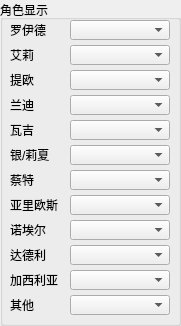
     <widget class="QGroupBox" name="groupBox_role_display">
      <property name="geometry">
       <rect>
        <x>510</x>
        <y>5</y>
        <width>181</width>
        <height>326</height>
       </rect>
      </property>
      <property name="title">
       <string>角色显示</string>
      </property>
      <widget class="QLabel" name="label_role_display_Lloyd">
       <property name="geometry">
        <rect>
         <x>10</x>
         <y>20</y>
         <width>50</width>
         <height>20</height>
        </rect>
       </property>
       <property name="text">
        <string>罗伊德</string>
       </property>
      </widget>
      <widget class="QLabel" name="label_role_display_Elie">
       <property name="geometry">
        <rect>
         <x>10</x>
         <y>45</y>
         <width>50</width>
         <height>20</height>
        </rect>
       </property>
       <property name="text">
        <string>艾莉</string>
       </property>
      </widget>
      <widget class="QLabel" name="label_role_display_Tio">
       <property name="geometry">
        <rect>
         <x>10</x>
         <y>70</y>
         <width>50</width>
         <height>20</height>
        </rect>
       </property>
       <property name="text">
        <string>提欧</string>
       </property>
      </widget>
      <widget class="QLabel" name="label_role_display_Randy">
       <property name="geometry">
        <rect>
         <x>10</x>
         <y>95</y>
         <width>50</width>
         <height>20</height>
        </rect>
       </property>
       <property name="text">
        <string>兰迪</string>
       </property>
      </widget>
      <widget class="QLabel" name="label_role_display_Lazy">
       <property name="geometry">
        <rect>
         <x>10</x>
         <y>120</y>
         <width>50</width>
         <height>20</height>
        </rect>
       </property>
       <property name="text">
        <string>瓦吉</string>
       </property>
      </widget>
      <widget class="QLabel" name="label_role_display_Rixia">
       <property name="geometry">
        <rect>
         <x>10</x>
         <y>145</y>
         <width>50</width>
         <height>20</height>
        </rect>
       </property>
       <property name="text">
        <string>银/莉夏</string>
       </property>
      </widget>
      <widget class="QLabel" name="label_role_display_Zeit">
       <property name="geometry">
        <rect>
         <x>10</x>
         <y>170</y>
         <width>50</width>
         <height>20</height>
        </rect>
       </property>
       <property name="text">
        <string>蔡特</string>
       </property>
      </widget>
      <widget class="QLabel" name="label_role_display_Arios">
       <property name="geometry">
        <rect>
         <x>10</x>
         <y>195</y>
         <width>50</width>
         <height>20</height>
        </rect>
       </property>
       <property name="text">
        <string>亚里欧斯</string>
       </property>
      </widget>
      <widget class="QComboBox" name="comboBox_role_display_Lloyd">
       <property name="geometry">
        <rect>
         <x>70</x>
         <y>20</y>
         <width>100</width>
         <height>20</height>
        </rect>
       </property>
      </widget>
      <widget class="QComboBox" name="comboBox_role_display_Elie">
       <property name="geometry">
        <rect>
         <x>70</x>
         <y>45</y>
         <width>100</width>
         <height>20</height>
        </rect>
       </property>
      </widget>
      <widget class="QComboBox" name="comboBox_role_display_Tio">
       <property name="geometry">
        <rect>
         <x>70</x>
         <y>70</y>
         <width>100</width>
         <height>20</height>
        </rect>
       </property>
      </widget>
      <widget class="QComboBox" name="comboBox_role_display_Randy">
       <property name="geometry">
        <rect>
         <x>70</x>
         <y>95</y>
         <width>100</width>
         <height>20</height>
        </rect>
       </property>
      </widget>
      <widget class="QComboBox" name="comboBox_role_display_Lazy">
       <property name="geometry">
        <rect>
         <x>70</x>
         <y>120</y>
         <width>100</width>
         <height>20</height>
        </rect>
       </property>
      </widget>
      <widget class="QComboBox" name="comboBox_role_display_Rixia">
       <property name="geometry">
        <rect>
         <x>70</x>
         <y>145</y>
         <width>100</width>
         <height>20</height>
        </rect>
       </property>
      </widget>
      <widget class="QComboBox" name="comboBox_role_display_Zeit">
       <property name="geometry">
        <rect>
         <x>70</x>
         <y>170</y>
         <width>100</width>
         <height>20</height>
        </rect>
       </property>
      </widget>
      <widget class="QComboBox" name="comboBox_role_display_Arios">
       <property name="geometry">
        <rect>
         <x>70</x>
         <y>195</y>
         <width>100</width>
         <height>20</height>
        </rect>
       </property>
      </widget>
      <widget class="QComboBox" name="comboBox_role_display_Noel">
       <property name="geometry">
        <rect>
         <x>70</x>
         <y>220</y>
         <width>100</width>
         <height>20</height>
        </rect>
       </property>
      </widget>
      <widget class="QComboBox" name="comboBox_role_display_Dudley">
       <property name="geometry">
        <rect>
         <x>70</x>
         <y>245</y>
         <width>100</width>
         <height>20</height>
        </rect>
       </property>
      </widget>
      <widget class="QComboBox" name="comboBox_role_display_Garcia">
       <property name="geometry">
        <rect>
         <x>70</x>
         <y>270</y>
         <width>100</width>
         <height>20</height>
        </rect>
       </property>
      </widget>
      <widget class="QComboBox" name="comboBox_role_display_other">
       <property name="geometry">
        <rect>
         <x>70</x>
         <y>295</y>
         <width>100</width>
         <height>20</height>
        </rect>
       </property>
      </widget>
      <widget class="QLabel" name="label_role_display_Noel">
       <property name="geometry">
        <rect>
         <x>10</x>
         <y>220</y>
         <width>50</width>
         <height>20</height>
        </rect>
       </property>
       <property name="text">
        <string>诺埃尔</string>
       </property>
      </widget>
      <widget class="QLabel" name="label_role_display_Garcia">
       <property name="geometry">
        <rect>
         <x>10</x>
         <y>270</y>
         <width>50</width>
         <height>20</height>
        </rect>
       </property>
       <property name="text">
        <string>加西利亚</string>
       </property>
      </widget>
      <widget class="QLabel" name="label_role_display_Dudley">
       <property name="geometry">
        <rect>
         <x>10</x>
         <y>245</y>
         <width>50</width>
         <height>20</height>
        </rect>
       </property>
       <property name="text">
        <string>达德利</string>
       </property>
      </widget>
      <widget class="QLabel" name="label_role_display_other">
       <property name="geometry">
        <rect>
         <x>10</x>
         <y>295</y>
         <width>50</width>
         <height>20</height>
        </rect>
       </property>
       <property name="text">
        <string>其他</string>
       </property>
      </widget>
     </widget>
